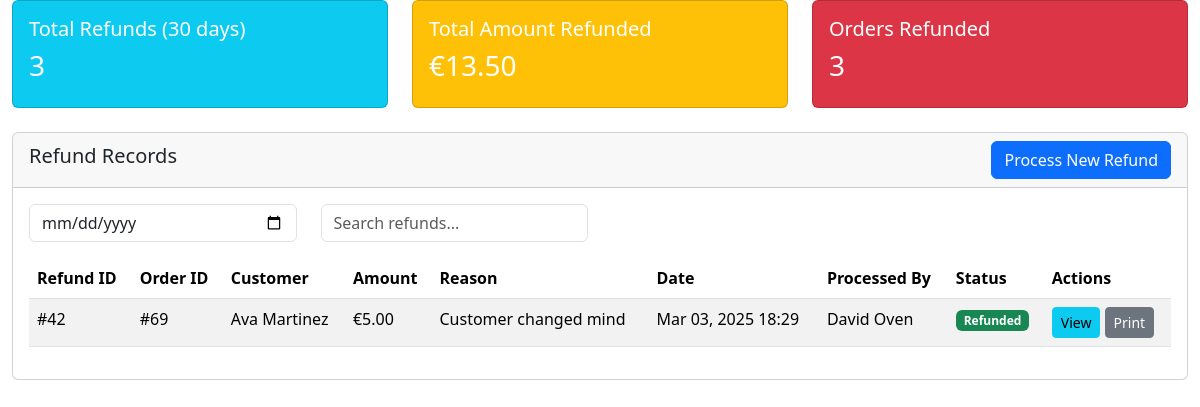
Page /refund_management.php (signed in) on the committed database.
### tables this page shows
CREATE TABLE `refund` (
  `RefundID` int(11) NOT NULL,
  `RefundReason` text NOT NULL,
  `RefundAmount` decimal(10,2) NOT NULL,
  `RefundDate` timestamp NOT NULL DEFAULT current_timestamp(),
  `OrderID` int(11) DEFAULT NULL,
  `EmployeeID` int(11) DEFAULT NULL,
  `Status` enum('Pending','Approved','Rejected') NOT NULL DEFAULT 'Pending'
);

CREATE TABLE `customer` (
  `CustomerID` int(11) NOT NULL,
  `CustomerName` varchar(255) NOT NULL,
  `CustomerEmail` varchar(255) NOT NULL,
  `CustomerPassword` varchar(255) NOT NULL,
  `CustomerBirthday` date DEFAULT NULL,
  `RegistrationDate` timestamp NOT NULL DEFAULT current_timestamp()
);

CREATE TABLE `employee` (
  `EmployeeID` int(11) NOT NULL,
  `EmployeeName` varchar(255) NOT NULL,
  `EmployeePassword` varchar(255) NOT NULL,
  `EmployeeContactInfo` varchar(255) DEFAULT NULL,
  `Salary` decimal(10,2) DEFAULT NULL
);

CREATE TABLE `sales` (
  `SalesID` int(11) NOT NULL,
  `TotalAmount` decimal(10,2) NOT NULL,
  `TransactionDate` timestamp NOT NULL DEFAULT current_timestamp(),
  `TransactionStatus` enum('Success','Failed','Refunded') NOT NULL,
  `OrderID` int(11) DEFAULT NULL,
  `EmployeeID` int(11) DEFAULT NULL,
  `PaymentID` int(11) DEFAULT NULL
);

### refund_management.php (the view, shortened to what this page needs)
<?php
require_once 'db_connect.php';
try {
    $stats_query = $conn->query("
        SELECT
            COUNT(*) as total_refunds,
            SUM(RefundAmount) as total_refunded,
            COUNT(DISTINCT OrderID) as orders_refunded
        FROM refund
        WHERE RefundDate >= CURDATE() - INTERVAL 30 DAY
    ");
    $stats = $stats_query->fetch_assoc();
} catch (Exception $e) {
    error_log("Database error: " . $e->getMessage());
    die("An error occurred while fetching refund statistics.");
}
try {
    $refunds_query = $conn->query("
        SELECT
            r.*,
            o.OrderDate,
            o.TotalPrice as OrderTotal,
            c.CustomerName,
            e.EmployeeName,
            s.TransactionStatus
        FROM refund r
        JOIN orders o ON r.OrderID = o.OrderID
        JOIN customer c ON o.CustomerID = c.CustomerID
        JOIN employee e ON r.EmployeeID = e.EmployeeID
        LEFT JOIN sales s ON o.OrderID = s.OrderID
        ORDER BY r.RefundDate DESC
        LIMIT 20
    ");
} catch (Exception $e) {
    error_log("Database error: " . $e->getMessage());
    die("An error occurred while fetching refund records.");
}
?>
<!DOCTYPE html>
<html lang="en">
<head>
    <link href="https://cdn.jsdelivr.net/npm/bootstrap@5.3.2/dist/css/bootstrap.min.css" rel="stylesheet">
</head>
<body>
    <div class="container-fluid">
        <div class="row mb-4">
            <div class="col-md-4">
                <div class="card bg-info text-white">
                    <div class="card-body">
                        <h5>Total Refunds (30 days)</h5>
                        <h3><?php echo $stats['total_refunds']; ?></h3>
                    </div>
                </div>
            </div>
            <div class="col-md-4">
                <div class="card bg-warning text-white">
                    <div class="card-body">
                        <h5>Total Amount Refunded</h5>
                        <h3>€<?php echo number_format($stats['total_refunded'], 2); ?></h3>
                    </div>
                </div>
            </div>
            <div class="col-md-4">
                <div class="card bg-danger text-white">
                    <div class="card-body">
                        <h5>Orders Refunded</h5>
                        <h3><?php echo $stats['orders_refunded']; ?></h3>
                    </div>
                </div>
            </div>
        </div>
        <div class="card">
            <div class="card-header d-flex justify-content-between align-items-center">
                <h5>Refund Records</h5>
                <button class="btn btn-primary" data-bs-toggle="modal" data-bs-target="#newRefundModal">
                    Process New Refund
                </button>
            </div>
            <div class="card-body">
                <div class="row mb-3">
                    <div class="col-md-3">
                        <input type="date" class="form-control" id="dateFilter" placeholder="Filter by date">
                    </div>
                    <div class="col-md-3">
                        <input type="text" class="form-control" id="searchRefund" placeholder="Search refunds...">
                    </div>
                </div>
                <div class="table-responsive">
                    <table class="table table-striped">
                        <thead>
                            <tr>
                                <th>Refund ID</th>
                                <th>Order ID</th>
                                <th>Customer</th>
                                <th>Amount</th>
                                <th>Reason</th>
                                <th>Date</th>
                                <th>Processed By</th>
                                <th>Status</th>
                                <th>Actions</th>
                            </tr>
                        </thead>
                        <tbody>
                            <?php while($refund = $refunds_query->fetch_assoc()): ?>
                            <tr>
                                <td>#<?php echo $refund['RefundID']; ?></td>
                                <td>#<?php echo $refund['OrderID']; ?></td>
                                <td><?php echo htmlspecialchars($refund['CustomerName']); ?></td>
                                <td>€<?php echo number_format($refund['RefundAmount'], 2); ?></td>
                                <td><?php echo htmlspecialchars($refund['RefundReason']); ?></td>
                                <td><?php echo date('M d, Y H:i', strtotime($refund['RefundDate'])); ?></td>
                                <td><?php echo htmlspecialchars($refund['EmployeeName']); ?></td>
                                <td>
                                    <span class="badge bg-<?php
                                        echo $refund['TransactionStatus'] === 'Refunded' ? 'success' :
                                            ($refund['TransactionStatus'] === 'Failed' ? 'danger' : 'warning');
                                    ?>">
                                        <?php echo $refund['TransactionStatus']; ?>
                                    </span>
                                </td>
                                <td>
                                    <button class="btn btn-sm btn-info" onclick="viewRefundDetails(<?php echo $refund['RefundID']; ?>)">
                                        <i class="fas fa-eye"></i> View
                                    </button>
                                    <button class="btn btn-sm btn-secondary" onclick="printRefundReceipt(<?php echo $refund['RefundID']; ?>)">
                                        <i class="fas fa-print"></i> Print
                                    </button>
                                </td>
                            </tr>
                            <?php endwhile; ?>
                        </tbody>
                    </table>
                </div>
            </div>
        </div>
    </div>
</body>
</html>

### rows in the picture
refund: RefundID "42", OrderID "69", customer.CustomerName "Ava Martinez", RefundAmount "5.00", RefundReason "Customer changed mind", RefundDate "Mar 03, 2025 18:29", EmployeeID.EmployeeName "David Oven", sales.TransactionStatus "Refunded"

### other values in the picture
$stats['total_refunds'] "3"
$stats['total_refunded'] "13.50"
$stats['orders_refunded'] "3"
